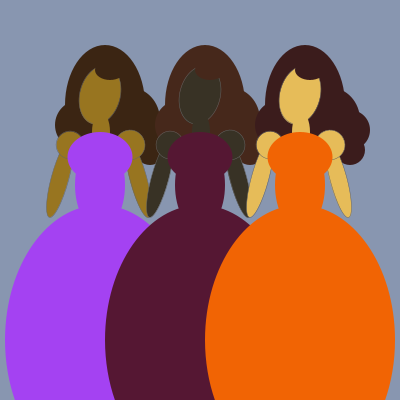
Frame 1 (no input)
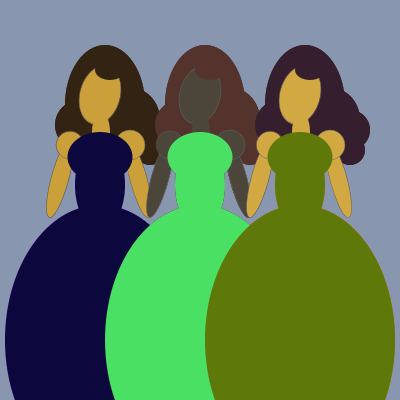
Frame 2 (the mouse pressed at the canvas centre, redrawn once)

The Processing sketch that drew these frames (run headless with seeded random() and noise(); the mouse was pressed at the canvas centre and the sketch redrawn once):

// Processing sketch: processing_37621
// ── processing_37621.pde

void setup() {
  noLoop();
  size (400, 400);
  background (136, 150, 176);
  smooth();
  noStroke ();
}

void draw() {

  princess(150, 150, 
  random (0, 255), random(0, 255), random(0, 255), 
  random (50, 90), random(20, 40), random(0, 60), 
  30, random (155, 255), random (34, 250));
  princess (250, 150, 
  random (0, 255), random(0, 255), random(0, 255), 
  random (70, 100), random(30, 60), random(0, 60), 
  30, random (55, 100), random (34, 250));
  princess(350, 150, 
  random (0, 255), random(0, 255), random(0, 255), 
  random (50, 90), random(20, 40), random(0, 60), 
  30, random (155, 175), random (134, 250));
}

void princess(int x, int y, 
float dressred, float dressgreen, float dressblue, 
float hairred, float hairgreen, float hairblue, 
float skinr, float sking, float skinb) {

  fill(hairred, hairgreen, hairblue);
  ellipse (x-45, y-45, 80, 120);
  ellipse (x-70, y-25, 50, 50);
  ellipse (x-20, y-30, 60, 65);
  ellipse (x, y-20, 40, 40);
  ellipse (x, y, 30, 30);

  stroke (100);
  strokeWeight (.5);
  colorMode(HSB);
  fill(skinr, sking, skinb);
  pushMatrix();
  translate (x-50, y-55);
  rotate (-50);
  ellipse (0, 0, 40, 60);
  popMatrix();

  noStroke();
  colorMode(RGB);
  ellipse (x-49, y-18, 18, 40);

  fill(hairred, hairgreen, hairblue);
  ellipse (x-40, y-80, 30, 20);

  stroke (100);
  strokeWeight (.5);
  colorMode(HSB);
  fill( skinr, sking, skinb);
  pushMatrix();
  translate (x-80, y-5);
  rotate (-50);
  ellipse (-1, 35, 17, 80);
  ellipse (0, 0, 27, 27);
  popMatrix();

  stroke (100);
  strokeWeight (.5);
  ;
  fill(skinr, sking, skinb);
  pushMatrix();
  translate(x-20, y-5);
  rotate(50);
  ellipse (-1, 35, 17, 80);
  ellipse (0, 0, 30, 30);
  popMatrix();

  noStroke ();
  colorMode(RGB);
  fill(dressred, dressgreen, dressblue);
  ellipse (x-50, y+35, 50, 90);
  ellipse (x-50, y+7, 65, 50);
  ellipse (x-50, y+190, 190, 270);
}
             
                
